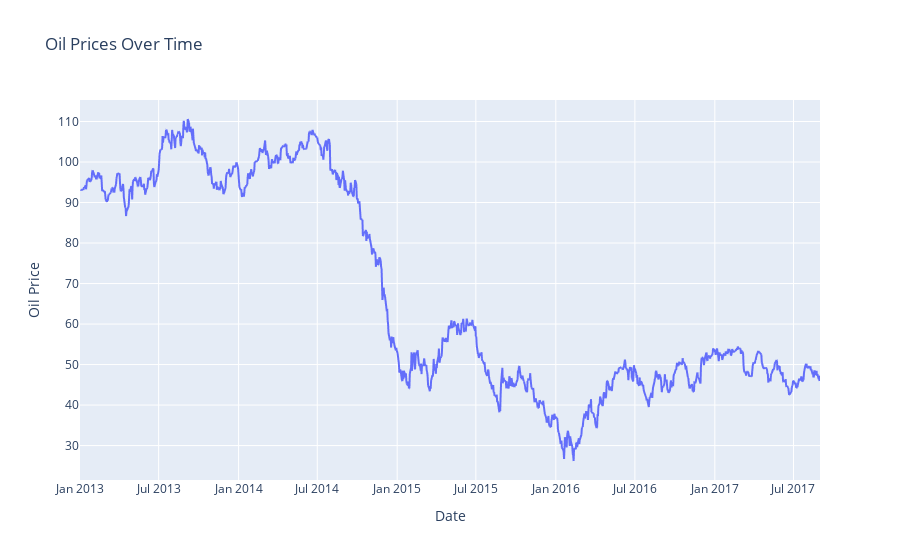

The notebook cell this image was saved under:
### Code cell
# Creating a line plot using plotly.express
fig = px.line(data_oil, x='date', y='dcoilwtico', title='Oil Prices Over Time')
fig.update_xaxes(title_text='Date')
fig.update_yaxes(title_text='Oil Price')
fig.show()

### Figure 1 — Plotly figure (JSON) as saved in the notebook; plotly's stock layout.template omitted (floating-point values rounded to 4 significant figures; data arrays with more than 128 entries replaced by an {"elided": "..."} marker saying what was removed)
{"data": [{"hovertemplate": "date=%{x}<br>dcoilwtico=%{y}<extra></extra>", "legendgroup": "", "line": {"color": "#636efa", "dash": "solid"}, "marker": {"symbol": "circle"}, "mode": "lines", "name": "", "showlegend": false, "type": "scattergl", "x": {"elided": "1218 str values"}, "xaxis": "x", "y": {"elided": "1218 float values"}, "yaxis": "y"}], "layout": {"legend": {"tracegroupgap": 0}, "title": {"text": "Oil Prices Over Time"}, "xaxis": {"anchor": "y", "domain": [0, 1], "title": {"text": "Date"}}, "yaxis": {"anchor": "x", "domain": [0, 1], "title": {"text": "Oil Price"}}}}
